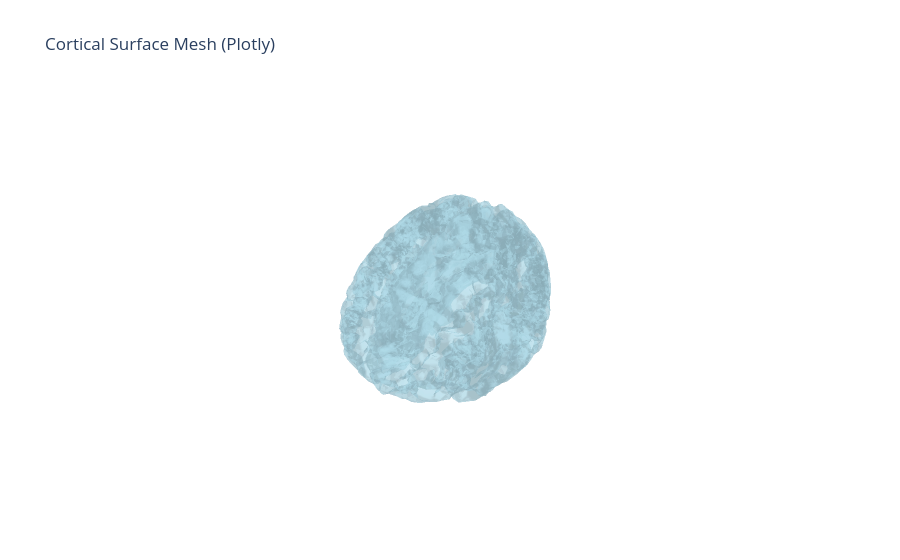

The code cell stored with this chart in its notebook:
### Code cell
# Let's plot a surface mesh
cortex_mesh_data = '/Users/dollomab/OtherProjects/eitn2025-python-tutorial/data/cortex_16384/'
vertices = np.loadtxt(f'{cortex_mesh_data}/vertices.txt')
triangles = np.loadtxt(f'{cortex_mesh_data}/triangles.txt').astype(int)
fig = go.Figure(data=[go.Mesh3d(
    x=vertices[:,0], y=vertices[:,1], z=vertices[:,2],
    i=triangles[:,0], j=triangles[:,1], k=triangles[:,2],
    color='lightblue', opacity=0.5
)])
fig.update_layout(scene=dict(bgcolor='rgba(0,0,0,0)',         # scene background transparent
                    xaxis=dict(showbackground=False, showgrid=False, zeroline=False,
                            showline=False, showticklabels=False, ticks=''),
                    yaxis=dict(showbackground=False, showgrid=False, zeroline=False,
                            showline=False, showticklabels=False, ticks=''),
                    zaxis=dict(showbackground=False, showgrid=False, zeroline=False,
                            showline=False, showticklabels=False, ticks=''),
                            xaxis_title='', yaxis_title='', zaxis_title=''
                  ),
                  title='Cortical Surface Mesh')

fig.show()

### Figure 1 — Plotly figure (JSON) as saved in the notebook; plotly's stock layout.template omitted (floating-point values rounded to 4 significant figures; data arrays with more than 128 entries replaced by an {"elided": "..."} marker saying what was removed)
{"data": [{"color": "lightblue", "i": {"elided": "32760 int values"}, "j": {"elided": "32760 int values"}, "k": {"elided": "32760 int values"}, "opacity": 0.5, "type": "mesh3d", "x": {"elided": "16384 float values"}, "y": {"elided": "16384 float values"}, "z": {"elided": "16384 float values"}}], "layout": {"scene": {"bgcolor": "rgba(0,0,0,0)", "xaxis": {"showbackground": false, "showgrid": false, "showline": false, "showticklabels": false, "ticks": "", "title": {"text": ""}, "zeroline": false}, "yaxis": {"showbackground": false, "showgrid": false, "showline": false, "showticklabels": false, "ticks": "", "title": {"text": ""}, "zeroline": false}, "zaxis": {"showbackground": false, "showgrid": false, "showline": false, "showticklabels": false, "ticks": "", "title": {"text": ""}, "zeroline": false}}, "title": {"text": "Cortical Surface Mesh (Plotly)"}}}
